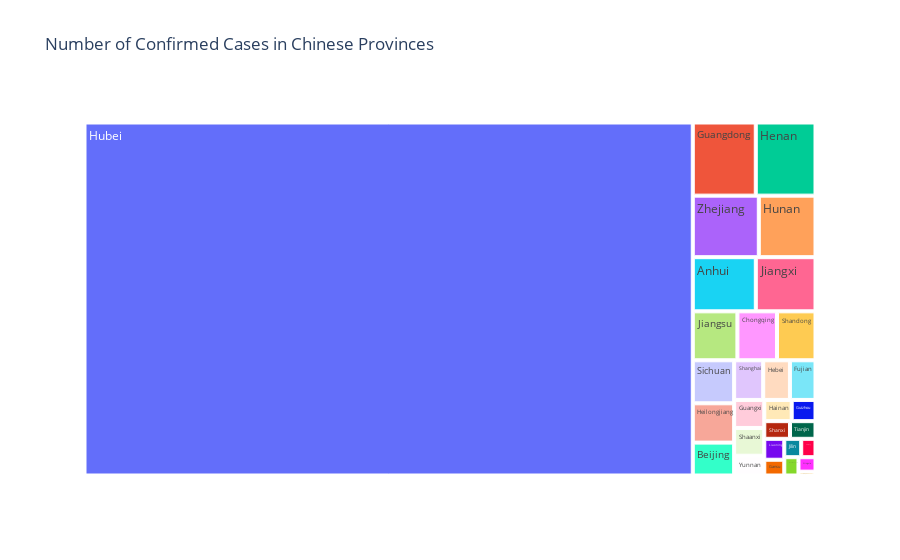
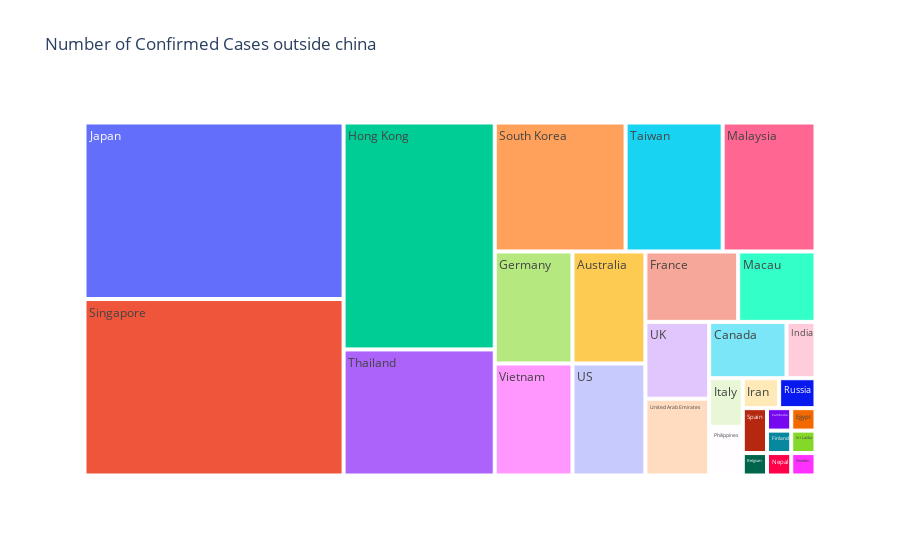

The code cell stored with these charts, in order, in its notebook:
### Markdown cell above
## Severity within China

### Code cell
fig = px.treemap(china_latest.sort_values(by='Confirmed', ascending=False).reset_index(drop=True), 
           path=["Province/State"], values="Confirmed", title='Number of Confirmed Cases in Chinese Provinces')
fig.show()
fig = px.treemap(row_latest, path=["Country/Region"], 
                 values="Confirmed", title='Number of Confirmed Cases outside china')
fig.show()

### Figure 1 — Plotly figure (JSON) as saved in the notebook; plotly's stock layout.template omitted (floating-point values rounded to 4 significant figures)
{"data": [{"branchvalues": "total", "domain": {"x": [0, 1], "y": [0, 1]}, "hoverlabel": {"namelength": 0}, "hovertemplate": "labels=%{label}<br>Confirmed=%{value}<br>parent=%{parent}<br>id=%{id}", "ids": ["Anhui", "Beijing", "Chongqing", "Fujian", "Gansu", "Guangdong", "Guangxi", "Guizhou", "Hainan", "Hebei", "Heilongjiang", "Henan", "Hubei", "Hunan", "Inner Mongolia", "Jiangsu", "Jiangxi", "Jilin", "Liaoning", "Ningxia", "Qinghai", "Shaanxi", "Shandong", "Shanghai", "Shanxi", "Sichuan", "Tianjin", "Tibet", "Xinjiang", "Yunnan", "Zhejiang"], "labels": ["Anhui", "Beijing", "Chongqing", "Fujian", "Gansu", "Guangdong", "Guangxi", "Guizhou", "Hainan", "Hebei", "Heilongjiang", "Henan", "Hubei", "Hunan", "Inner Mongolia", "Jiangsu", "Jiangxi", "Jilin", "Liaoning", "Ningxia", "Qinghai", "Shaanxi", "Shandong", "Shanghai", "Shanxi", "Sichuan", "Tianjin", "Tibet", "Xinjiang", "Yunnan", "Zhejiang"], "name": "", "parents": ["", "", "", "", "", "", "", "", "", "", "", "", "", "", "", "", "", "", "", "", "", "", "", "", "", "", "", "", "", "", ""], "type": "treemap", "values": [986, 393, 560, 293, 91, 1331, 244, 146, 168, 306, 470, 1262, 62031, 1008, 75, 631, 934, 90, 121, 71, 18, 242, 544, 333, 131, 514, 130, 1, 76, 172, 1174]}], "layout": {"legend": {"tracegroupgap": 0}, "title": {"text": "Number of Confirmed Cases in Chinese Provinces"}}}

### Figure 2 — Plotly figure (JSON) as saved in the notebook; plotly's stock layout.template omitted (floating-point values rounded to 4 significant figures)
{"data": [{"branchvalues": "total", "domain": {"x": [0, 1], "y": [0, 1]}, "hoverlabel": {"namelength": 0}, "hovertemplate": "labels=%{label}<br>Confirmed=%{value}<br>parent=%{parent}<br>id=%{id}", "ids": ["Australia", "Belgium", "Cambodia", "Canada", "Egypt", "Finland", "France", "Germany", "Hong Kong", "India", "Iran", "Italy", "Japan", "Macau", "Malaysia", "Nepal", "Philippines", "Russia", "Singapore", "South Korea", "Spain", "Sri Lanka", "Sweden", "Taiwan", "Thailand", "UK", "US", "United Arab Emirates", "Vietnam"], "labels": ["Australia", "Belgium", "Cambodia", "Canada", "Egypt", "Finland", "France", "Germany", "Hong Kong", "India", "Iran", "Italy", "Japan", "Macau", "Malaysia", "Nepal", "Philippines", "Russia", "Singapore", "South Korea", "Spain", "Sri Lanka", "Sweden", "Taiwan", "Thailand", "UK", "US", "United Arab Emirates", "Vietnam"], "name": "", "parents": ["", "", "", "", "", "", "", "", "", "", "", "", "", "", "", "", "", "", "", "", "", "", "", "", "", "", "", "", ""], "type": "treemap", "values": [15, 1, 1, 8, 1, 1, 12, 16, 63, 3, 2, 3, 84, 10, 22, 1, 3, 2, 84, 31, 2, 1, 1, 23, 35, 9, 15, 9, 16]}], "layout": {"legend": {"tracegroupgap": 0}, "title": {"text": "Number of Confirmed Cases outside china"}}}
